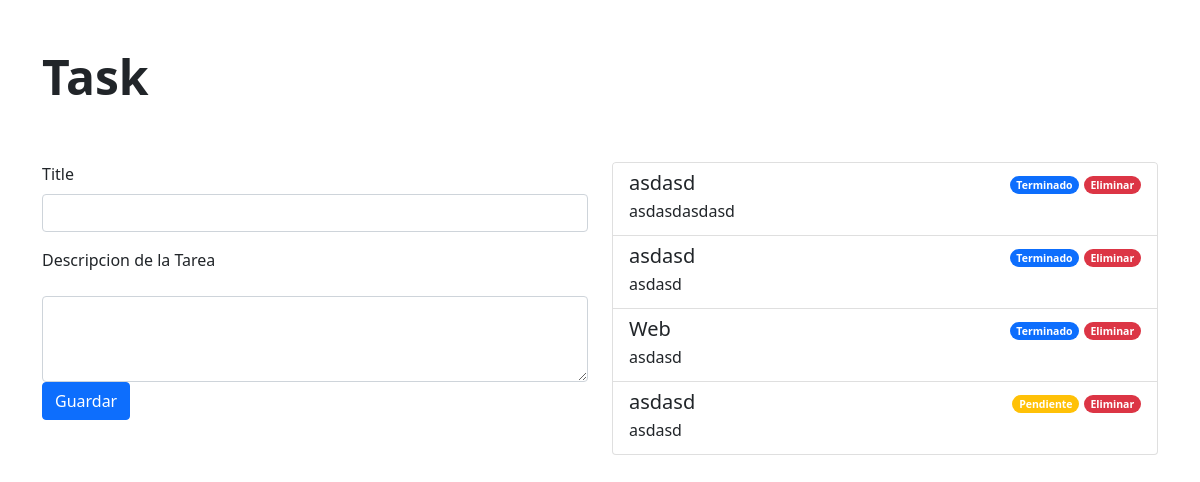
Before: / with the older database file.
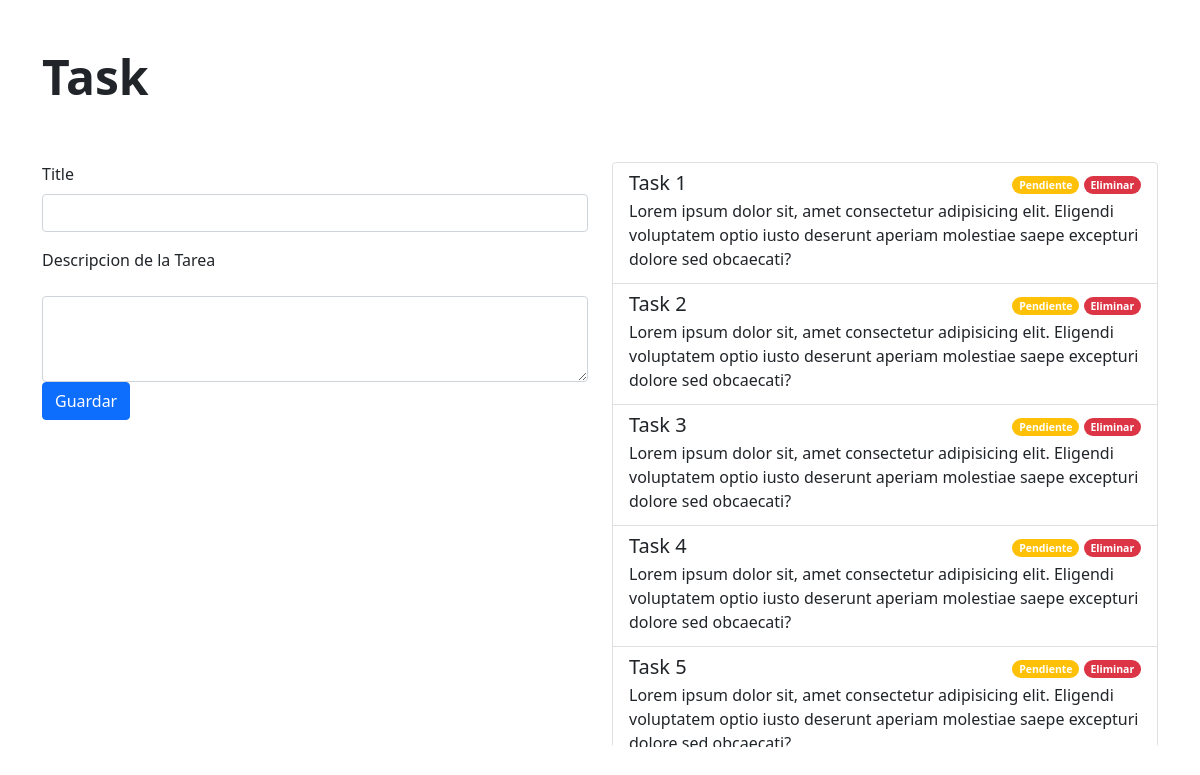
After: the same page with the newer database file.
### tables this page shows
CREATE TABLE "tasks" (
	"id"	INTEGER,
	"title"	TEXT,
	"description"	TEXT,
	"state"	TEXT,
	PRIMARY KEY("id" AUTOINCREMENT)
);

### App.py (the view)
@app.route('/')
def Index():
  data = get_data()
  return render_template('pagina.html', data= data)

### App.py (called while the page is built)
def connect_database():
  global con
  global cur
  con = sqlite3.connect('database.db', check_same_thread=False)
  cur = con.cursor()

def get_data():
  connect_database()
  sql = 'SELECT * FROM tasks'
  cur.execute(sql)
  con.commit()
  data = cur.fetchall()
  con.close()
  return data

### templates/pagina.html (shortened to what this page needs)
<!DOCTYPE html>
<html lang="en">
<head>
  <link href="https://cdn.jsdelivr.net/npm/bootstrap@5.1.3/dist/css/bootstrap.min.css" rel="stylesheet">
</head>
<body>
  <div class="container">
    <h1 class="display-5 fw-bold py-5">Task</h1>
    <div class="row">
      <div class="col">
        <div class="mb-3">
          <label class="form-label">Title</label>
          <input type="text" id="title" class="form-control" name="title">
        </div>
        <div class="mb-3">
          <label class="form-label">Descripcion de la Tarea</label>
        </div>
        <textarea class="form-control" id="description" rows="3" name="description"></textarea>
        <div class="mb-3">
          <button class="d-flex btn btn-primary" id="button">Guardar</button>
        </div>
      </div>
      <div class="col">
        <div class="list-group scrollspy-example">
          {% for task in data %}
          <div class="list-group-item list-group-item-action">
            <div class="d-flex w-100 justify-content-between">
              <h5 class="mb-1">{{ task[1] }}</h5>
              <div>
                {% if task[3] == 'Pendiente' %}
                  <small class="text-muted" onclick='editTask({{ task[0] }})'><span class="badge rounded-pill bg-warning">{{ task[3] }}</span></small>
                {% endif %}
                {% if task[3] == 'Terminado' %}
                  <small class="text-muted"><span class="badge rounded-pill bg-primary">{{ task[3] }}</span></small>
                {% endif %}
                <small class="text-muted" onclick='deleteTask({{ task[0] }})'><span class="badge rounded-pill bg-danger">Eliminar</span></small>
              </div>
            </div>
            <p class="mb-1">{{ task[2] }}</p>
          </div>
        {% endfor %}
        </div>
      </div>
    </div>
  </div>
</body>
</html>

### templates/pagina.html (style rules this page uses)
.list-group { overflow-y: scroll; height: 60vh; }

Changed rows visible on the page:
removed tasks: title "asdasd", state "Terminado", description "asdasdasdasd"
removed tasks: title "asdasd", state "Terminado", description "asdasd"
removed tasks: title "Web", state "Terminado", description "asdasd"
removed tasks: title "asdasd", state "Pendiente", description "asdasd"
added tasks: title "Task 1", state "Pendiente", description "Lorem ipsum dolor sit, amet consectetur adipisicing elit. Eligendi voluptatem optio iusto deserunt aperiam molestiae saepe excepturi dolore sed obcaecati?"
added tasks: title "Task 2", state "Pendiente", description "Lorem ipsum dolor sit, amet consectetur adipisicing elit. Eligendi voluptatem optio iusto deserunt aperiam molestiae saepe excepturi dolore sed obcaecati?"
added tasks: title "Task 3", state "Pendiente", description "Lorem ipsum dolor sit, amet consectetur adipisicing elit. Eligendi voluptatem optio iusto deserunt aperiam molestiae saepe excepturi dolore sed obcaecati?"
added tasks: title "Task 4", state "Pendiente", description "Lorem ipsum dolor sit, amet consectetur adipisicing elit. Eligendi voluptatem optio iusto deserunt aperiam molestiae saepe excepturi dolore sed obcaecati?"
added tasks: title "Task 5", state "Pendiente", description "Lorem ipsum dolor sit, amet consectetur adipisicing elit. Eligendi voluptatem optio iusto deserunt aperiam molestiae saepe excepturi…"
